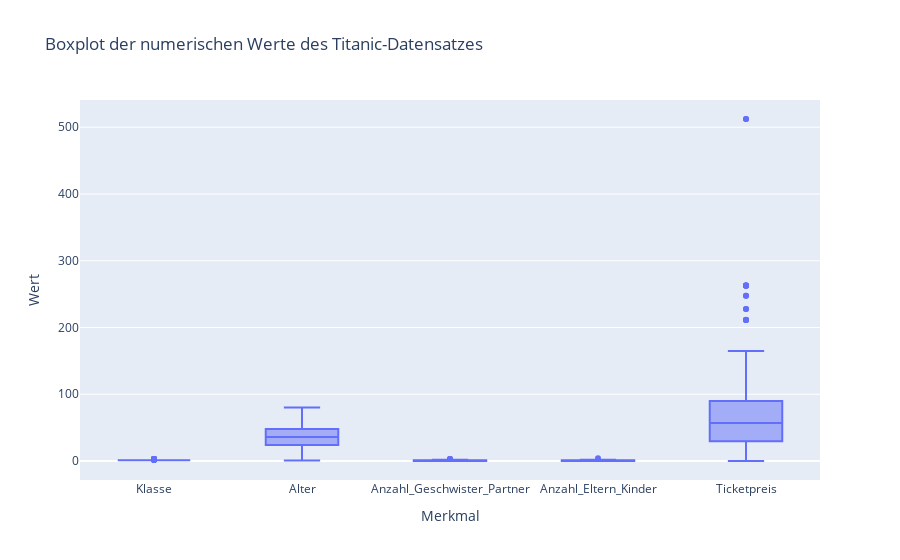

Here is the notebook cell this chart was saved with:
### Markdown cell above
Die statistischen Daten zu `'ueberlebt'` sind unplausibel. Auch wenn hier Integer verwendet wurden, um überlebt/nicht überlebt zu klassifizieren, sind es eigentlich Klassen und sollten daher nicht statistisch ausgewertet werden.

Auf der Titanic gab es drei Preisklassen von 1 bis 3. Minimum und Maximum sind plausibel, aber dass 75 % der Passagiere in Klasse 1 (der teuersten Klasse) mitgereist sind, erscheint unwahrscheinlich.

Beim Alter fällt auf, dass das minimale Alter 0.92 ist. Da Jahre normalerweise als ganze Zahlen angegeben werden, ist das ungewöhnlich, aber nicht unplausibel. Die älteste Person war 80 Jahre alt. Der Durchschnitt lag bei 35.6 Jahren und der Median bei 36. 75 % der Passagiere waren jünger als 47.5 Jahre. Es erscheint plausibel, das vor allem jüngere Passagiere die Strapazen der Schifffahrt auf sich genommen haben.  

50 % der Passagiere reisten alleine, nur sehr wenige in Familien.

Offensichtlich wurden Passagiere auch kostenlos mitgenommen, denn der minimale Ticketpreis ist 0. Das Maximum verwundert, vielleicht eine Umrechnung der Währungen, denn normalerweise werden nur 2 Nachkommastellen angegeben.

### Code cell
import plotly.express as px 

kastendiagramm = px.box(daten[['Klasse', 'Alter', 'Anzahl_Geschwister_Partner', 'Anzahl_Eltern_Kinder', 'Ticketpreis']],
                       labels={'value': 'Wert', 'variable': 'Merkmal'},
                       title='Boxplot der numerischen Werte des Titanic-Datensatzes')
kastendiagramm.show()

### Figure 1 — Plotly figure (JSON) as saved in the notebook; plotly's stock layout.template omitted (floating-point values rounded to 4 significant figures; data arrays with more than 128 entries replaced by an {"elided": "..."} marker saying what was removed)
{"data": [{"alignmentgroup": "True", "hovertemplate": "Merkmal=%{x}<br>Wert=%{y}<extra></extra>", "legendgroup": "", "marker": {"color": "#636efa"}, "name": "", "notched": false, "offsetgroup": "", "orientation": "v", "showlegend": false, "type": "box", "x": {"elided": "915 str values"}, "x0": " ", "xaxis": "x", "y": {"elided": "915 float values"}, "y0": " ", "yaxis": "y"}], "layout": {"boxmode": "group", "legend": {"tracegroupgap": 0}, "title": {"text": "Boxplot der numerischen Werte des Titanic-Datensatzes"}, "xaxis": {"anchor": "y", "domain": [0, 1], "title": {"text": "Merkmal"}}, "yaxis": {"anchor": "x", "domain": [0, 1], "title": {"text": "Wert"}}}}
